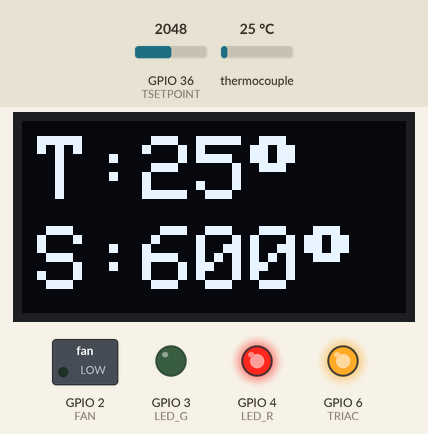
The sketch below on a simulated ESP32. Parts: 128×64 one-colour display, switched loads named in the sketch (green lamp = pin HIGH), output pins drawn as LEDs (lit = HIGH). Wiring (inferred from the names in the program): MAX6675 thermocouple converter: CS GPIO 11; MISO GPIO 12; SCK GPIO 10. Dashed ring = blinking. The inputs (shaded band) are chosen by the test bench; at power-on: GPIO 36 (TSETPOINT) = 2048, thermocouple 25 °C. Pins used as bus, display or sensor lines are not drawn; what the sketch prints to the serial monitor is not drawn.

Above: at 5.55 s.
5.6 s: GPIO 36 (TSETPOINT) set to 196
At 7.1 s:
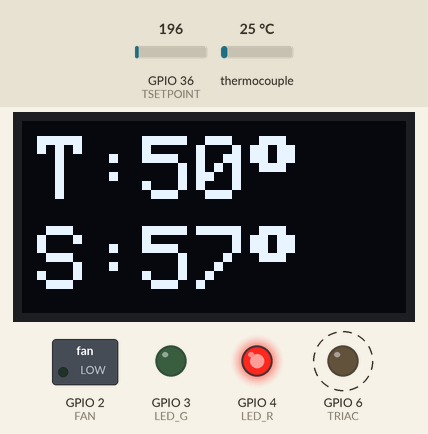
7.9 s: GPIO 36 (TSETPOINT) set to 167
At 9.1 s:
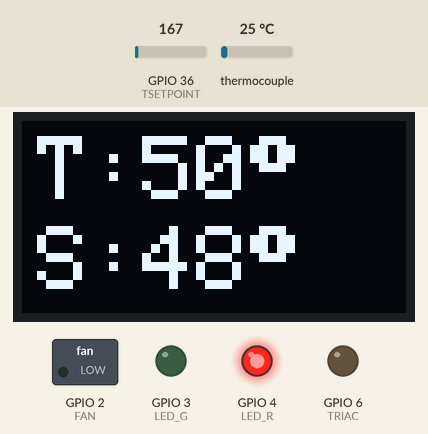
9.9 s: thermocouple set to 20 °C
At 11.4 s:
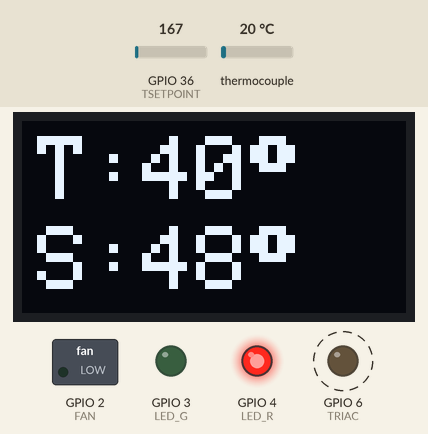
12.1 s: GPIO 36 (TSETPOINT) set to 0
At 13.5 s:
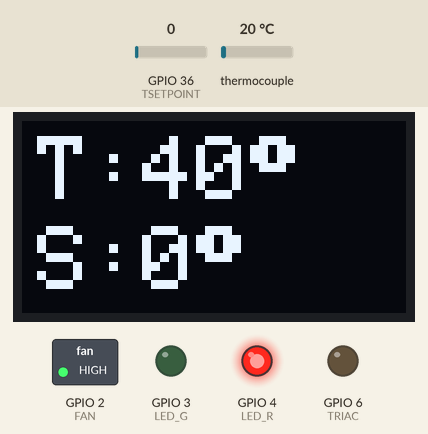
14.2 s: thermocouple set to 17 °C
At 15.8 s:
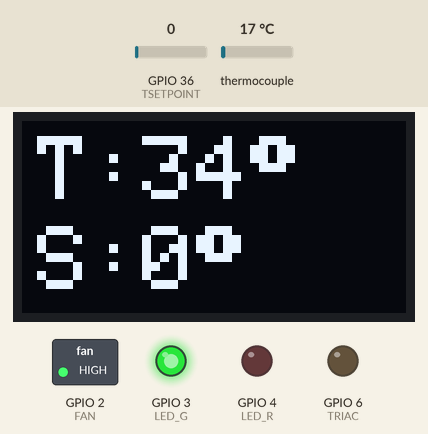
16.1 s: GPIO 36 (TSETPOINT) set to 491
At 18.2 s:
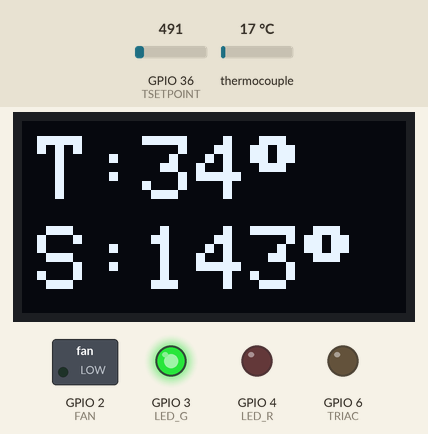
Timing chart, 0 to 19.3 s (numbered marks = the images above; inputs shaded):
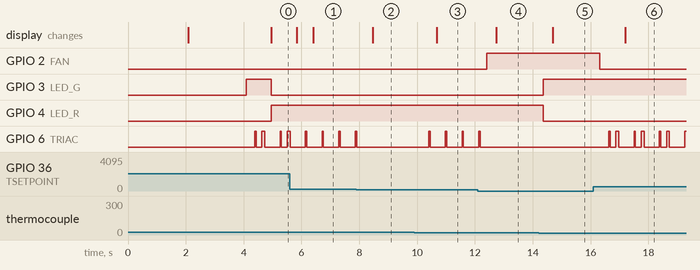

The sketch:

ARDUINO_Hotplate_Dinamico.ino
```cpp
#include <Wire.h>
#include <Adafruit_GFX.h>
#include <Adafruit_SSD1306.h>

#define SCREEN_WIDTH 128
#define SCREEN_HEIGHT 64
#define OLED_RESET     4
Adafruit_SSD1306 display(SCREEN_WIDTH, SCREEN_HEIGHT, &Wire, OLED_RESET);

#define TSETPOINT A0
#define SCLK      10
#define CS        11
#define MISO      12
#define LED_R     4
#define LED_G     3
#define FAN       2
#define TRIAC     6
float tempSet    = 0;
float tempK      = 0;
int   valorPWM   = 0;
float hysteresis = 2.0;
//-----------------------------------------------------------
// Setup
//-----------------------------------------------------------
void setup(){
   Serial.begin(9600);
   pinMode(CS, OUTPUT);
   pinMode(SCLK, OUTPUT);
   pinMode(MISO, INPUT);
   digitalWrite(CS, HIGH);
   pinMode(TRIAC, OUTPUT);
   pinMode(LED_R, OUTPUT);
   pinMode(LED_G, OUTPUT);
   pinMode(FAN, OUTPUT);
   display.begin(SSD1306_SWITCHCAPVCC, 0x3C);
   display.setTextColor(SSD1306_WHITE);
   display.clearDisplay();
   display.setCursor(0,0);
   display.setTextSize(2);
   display.println(" HotPlate ");
   display.println("Histeresis");
   display.println(" Electgpl ");
   display.write(2);
   display.display();
   delay(2000);
   display.clearDisplay();
   display.display();
   delay(2000);
}
//-----------------------------------------------------------
// Lee SPI por firmware
//-----------------------------------------------------------
byte spiRead(void){
   int i;
   byte d = 0;
   for(i = 7; i >= 0; i--) {
      digitalWrite(SCLK, LOW);
      delayMicroseconds(10);
      if(digitalRead(MISO)){
         d |= (1 << i);
      }
      digitalWrite(SCLK, HIGH);
      delayMicroseconds(10);
   }
   return d;
}
//-----------------------------------------------------------
// Lee el MAX6675 y Termocupla
//-----------------------------------------------------------
float MAX6675_read(void){
   uint16_t v;
   digitalWrite(CS, LOW);
   delayMicroseconds(10);
   v = spiRead();
   v <<= 8;
   v |= spiRead();
   digitalWrite(CS, HIGH);
   v >>= 3;
   return v * 0.25;
}
//-----------------------------------------------------------
// Actualiza Display
//-----------------------------------------------------------
void displayUpdate(){
   Serial.print("tempSet: ");
   Serial.print(tempSet);
   Serial.print(" | tempK: ");
   Serial.print(tempK);
   Serial.print(" | PWM: ");
   Serial.println(valorPWM);
   display.clearDisplay();
   display.setTextSize(3);
   display.setCursor(5,5);
   display.println("T: ");
   display.setCursor(40,5);
   display.print(tempK,0);
   display.write(247);
   display.setCursor(5,35);
   display.println("S: ");
   display.setCursor(40,35);
   display.print(tempSet,0);
   display.write(247);
   display.display();
}
//-----------------------------------------------------------
// Controla la salida TRIAC + Histeresis
//-----------------------------------------------------------
void ajustaTRIAC(){
   if(tempSet >= (tempK + hysteresis)){
      digitalWrite(TRIAC, HIGH);
      delay(50);
      digitalWrite(TRIAC, LOW);
      delay(200);
   }
   if(tempSet >= (tempK + hysteresis)*1.5){
      digitalWrite(TRIAC, HIGH);
      delay(100);
      digitalWrite(TRIAC, LOW);
      delay(200);
   }
   if(tempSet <= (tempK - hysteresis)){
      digitalWrite(TRIAC, LOW);
   }
}
//-----------------------------------------------------------
// Controla la salida TRIAC + Histeresis
//-----------------------------------------------------------
void perfisfericos(){
   if(tempSet<10)
      digitalWrite(FAN, HIGH);
   else
      digitalWrite(FAN, LOW);
   if(tempK<40){
      digitalWrite(LED_R, LOW);
      digitalWrite(LED_G, HIGH);
   }else{
      digitalWrite(LED_R, HIGH);
      digitalWrite(LED_G, LOW);
   }
}
//-----------------------------------------------------------
// Funcion Repetitiva
//-----------------------------------------------------------
void loop(){
   tempSet = map(analogRead(TSETPOINT),0,1023,0,300);
   tempK = MAX6675_read();
   perfisfericos();
   delay(300);
   ajustaTRIAC();
   displayUpdate();
}
```

Source omitted: POV_Xmas_Tree.c (data table, 2939 bytes)

Measured:
- the behaviour switches between 178 and 177 on GPIO 36 (TSETPOINT) (found by bisection; images 1 and 2)
- the behaviour switches between 24 and 23 °C on thermocouple (found by bisection; images 2 and 3)
- the behaviour switches between 20 and 19 °C on thermocouple (found by bisection; images 4 and 5)
- after the input at 5.6 s, the display: first differs from a run without the input after 0.81 s (image 1)
- after the input at 7.9 s, GPIO 6 (TRIAC): goes on until 7.9 s, then stays LOW; the display: changes after 0.57 s (image 2)
- after the input at 9.9 s, GPIO 6 (TRIAC): alternates HIGH for 0.05 s and LOW for 0.53 s, starting after 0.50 s; the display: changes after 0.78 s (image 3)
- after the input at 12.1 s, GPIO 2 (FAN): LOW → HIGH after 0.31 s; GPIO 6 (TRIAC): goes on until 12.2 s, then stays LOW; the display: changes after 0.63 s (image 4)
- after the input at 14.2 s, GPIO 3 (LED_G): LOW → HIGH after 0.17 s; GPIO 4 (LED_R): HIGH → LOW after 0.17 s; the display: changes after 0.49 s (image 5)
- after the input at 16.1 s, GPIO 2 (FAN): HIGH → LOW after 0.23 s; GPIO 6 (TRIAC): LOW → HIGH after 0.53 s, then repeats every 0.88 s: LOW 0.20 s, HIGH 0.10 s, LOW 0.53 s, HIGH 0.05 s; the display: changes after 1.1 s (image 6)
